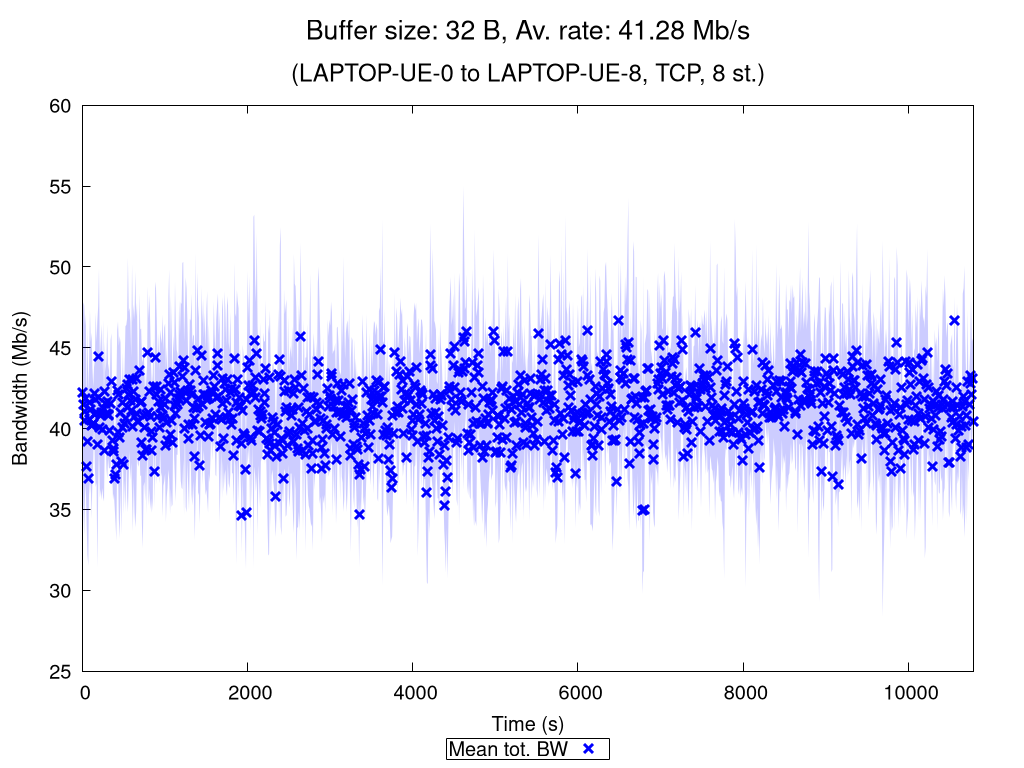

The script that saved this image:
set terminal pngcairo nocrop enhanced size 1024,768 font "Verdana,15"
set output "TCP_8_st_2020_11_17_00-20-38_one2two_00032B.png"

set title "{/=20 Buffer size: 32 B, Av. rate: 41.28 Mb/s}\n\n{/=18 (LAPTOP-UE-0 to LAPTOP-UE-8, TCP, 8 st.)}"

set xlabel "Time (s)"
set ylabel "Bandwidth (Mb/s)"
set ytics nomirror
set key bmargin center horizontal box samplen 1 width -1
set bmargin 4.6
set rmargin 4.5

rf = 1000000.0  # rate factor
set style fill transparent solid 0.2 noborder
set autoscale xfix
plot "TCP_8_st_2020_11_17_00-20-38_one2two_00032B_iperf_processed.dat" using 1:($2/rf-$3/rf):($2/rf+$3/rf) with filledcurves lc rgb "blue" notitle, \
     "" using 1:($2/rf) with points pt 2 ps 1.5 lw 3 lc rgb "blue" title "Mean tot. BW", \
